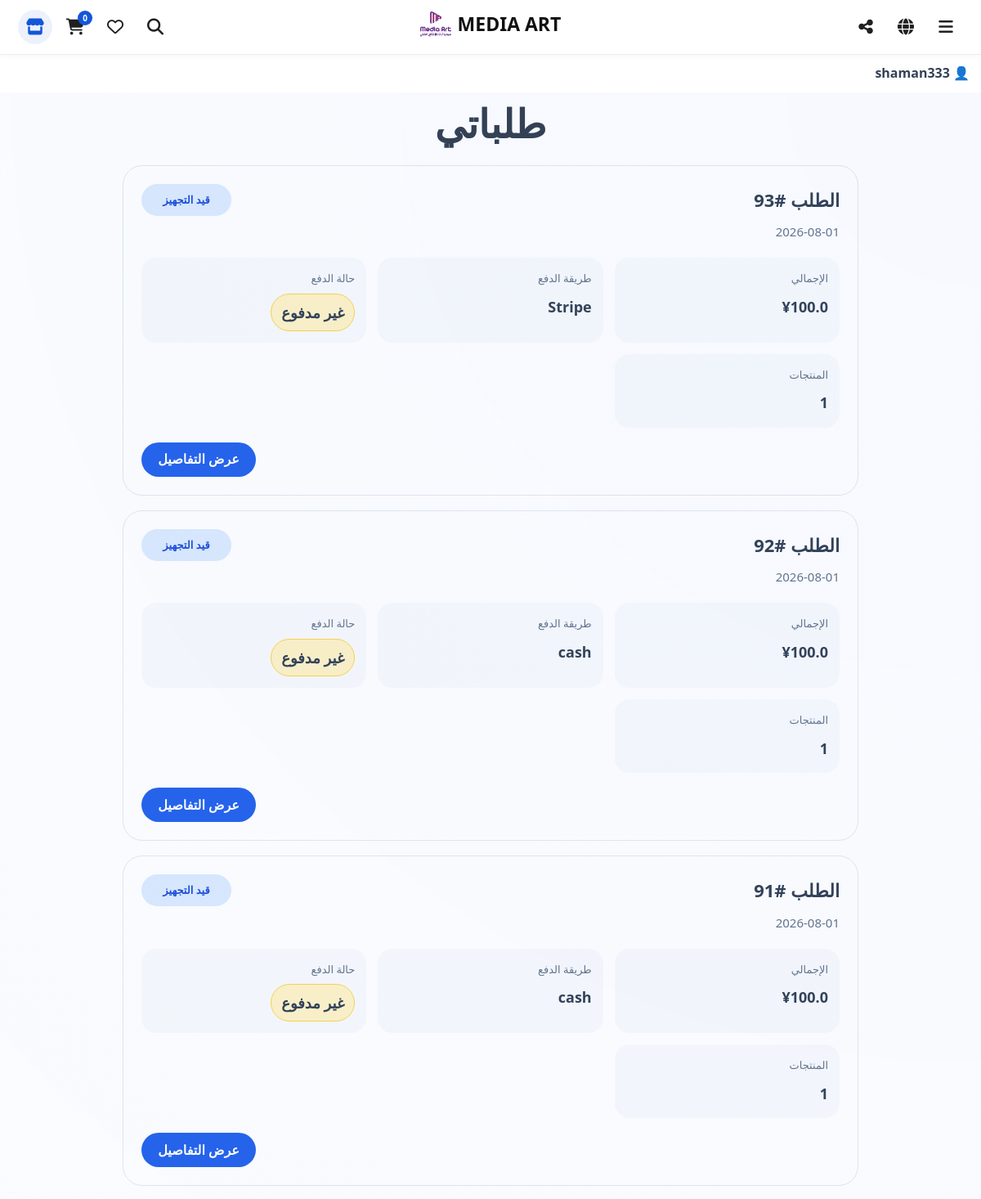
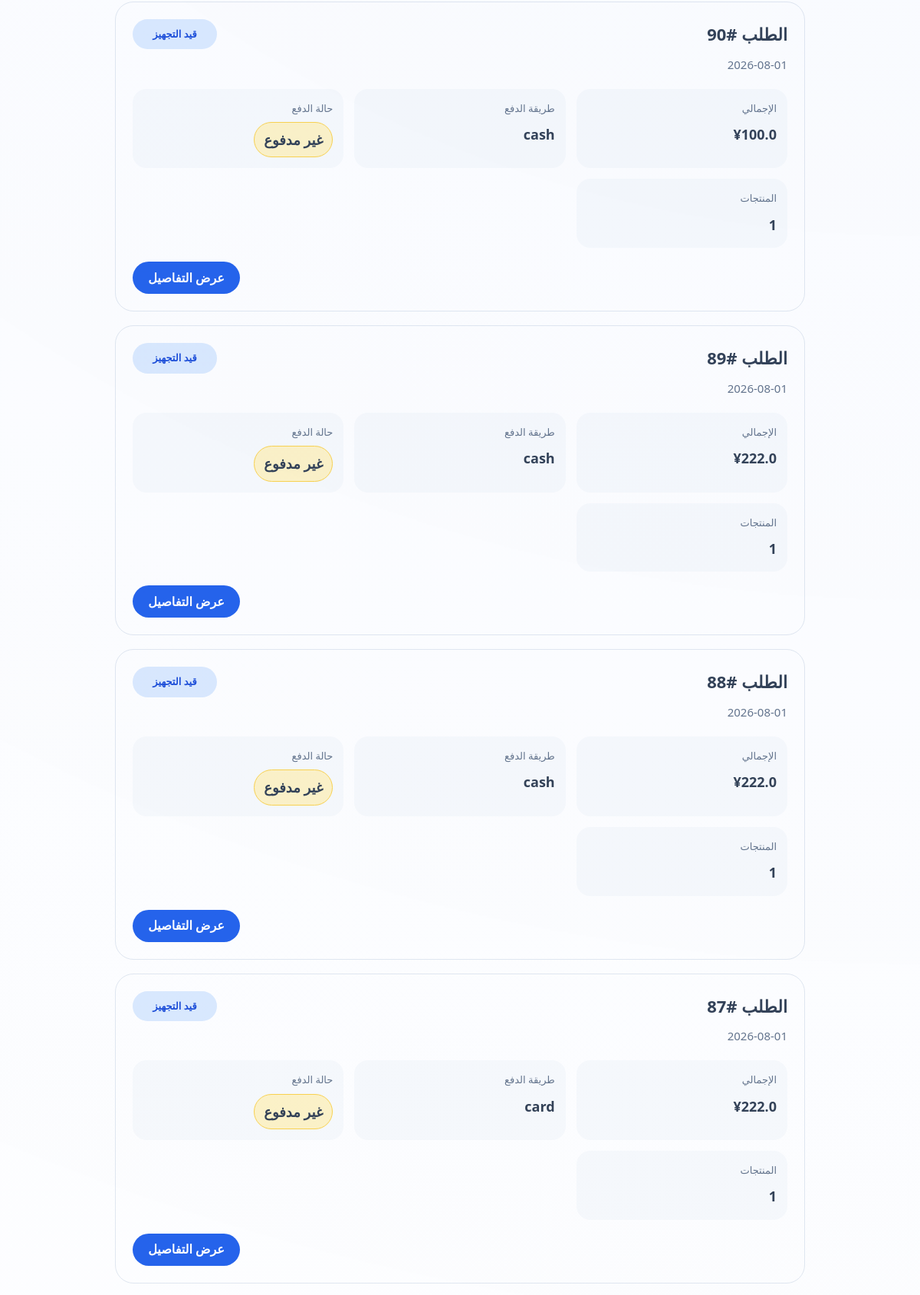
/account/orders (signed in, upper part), run on the app's committed database (2 pictures, top to bottom).
### app/models/user.py (models this page shows, shortened)
class User(UserMixin, db.Model):
    __tablename__ = "users"
    id = db.Column(db.Integer, primary_key=True)
    username = db.Column(db.String(150), unique=True, nullable=False)
    email = db.Column(db.String(200), unique=True, nullable=False)
    password_hash = db.Column(db.String(255), nullable=False)
    role = db.Column(db.String(50), nullable=False, default="customer")
    first_name = db.Column(db.String(100))
    last_name = db.Column(db.String(100))
    phone = db.Column(db.String(30))
    avatar = db.Column(db.String(255))
    email_verified = db.Column(
        db.Boolean,
        default=False,
        nullable=False
    )
    created_at = db.Column(
        db.DateTime,
        default=datetime.utcnow
    )
    updated_at = db.Column(
        db.DateTime,
        default=datetime.utcnow,
        onupdate=datetime.utcnow
    )
    addresses = db.relationship(
    "Address",
    back_populates="user",
    cascade="all, delete-orphan"
    )
    payment_methods = db.relationship(
        "PaymentMethod",
        back_populates="user",
        cascade="all, delete-orphan"
    )

### app/models/settings.py (models this page shows)
class SiteSetting(db.Model):
    id = db.Column(db.Integer, primary_key=True)
    site_name = db.Column(db.String(200))
    logo = db.Column(db.String(200))
    footer_text = db.Column(db.String(300))
    show_partners = db.Column(db.Boolean, default=True)

### app/models/order.py (models this page shows, shortened)
class Order(db.Model):
    __tablename__ = "orders"
    id = db.Column(db.Integer, primary_key=True)
    user_id = db.Column(
        db.Integer,
        db.ForeignKey("users.id"),
        nullable=True
    )
    user = db.relationship(
        "User",
        backref=db.backref("orders", lazy=True)
    )
    customer_name = db.Column(db.String(150), nullable=False)
    customer_email = db.Column(db.String(200), nullable=False)
    customer_phone = db.Column(db.String(50), nullable=True)
    customer_address = db.Column(db.Text, nullable=True)
    language = db.Column(db.String(10), default="ar")
    total_price = db.Column(db.Float, nullable=False, default=0.0)
    status = db.Column(db.String(50), nullable=False, default="pending")
    payment_method = db.Column(db.String(50), nullable=False, default="cod")
    payment_status = db.Column(db.String(50), nullable=False, default="unpaid")
    stripe_session_id = db.Column(db.String(255), nullable=True)
    created_at = db.Column(db.DateTime, default=datetime.utcnow, nullable=False)
    items = db.relationship(
        "OrderItem",
        back_populates="order",
        cascade="all, delete-orphan"
    )

### app/routes/customer_auth.py (the view)
@customer_auth_bp.route("/orders")
@login_required
def orders():
    customer_orders = Order.query.filter_by(
        user_id=current_user.id
    ).order_by(Order.id.desc()).all()
    return render_template(
        "customer/orders.html",
        orders=customer_orders
    )

### app/templates/customer/orders.html (shortened to what this page needs)
{% extends "base.html" %}
{% block content %}
<section class="shop-section">
    <div class="container">
        <h1 class="section-title">
            {% if current_lang == "en" %}
                My Orders
            {% elif current_lang == "ja" %}
                注文履歴
            {% else %}
                طلباتي
            {% endif %}
        </h1>
        {% if orders %}
            <div class="orders-list">
                {% for order in orders %}
                    <div class="order-card">
                        <div class="order-card-header">
                            <div>
                                <h3>
                                    {% if current_lang == "en" %}
                                        Order
                                    {% elif current_lang == "ja" %}
                                        注文
                                    {% else %}
                                        الطلب
                                    {% endif %}
                                    #{{ order.id }}
                                </h3>
                                <p>{{ order.created_at.strftime("%Y-%m-%d") }}</p>
                            </div>
                            <span class="order-status status-{{ order.status }}">
                                {% if order.status == "pending" %}
                                    {% if current_lang == "en" %}Pending{% elif current_lang == "ja" %}保留中{% else %}قيد المراجعة{% endif %}
                                {% elif order.status == "processing" %}
                                    {% if current_lang == "en" %}Processing{% elif current_lang == "ja" %}処理中{% else %}قيد التجهيز{% endif %}
                                {% elif order.status == "shipped" %}
                                    {% if current_lang == "en" %}Shipped{% elif current_lang == "ja" %}発送済み{% else %}تم الشحن{% endif %}
                                {% elif order.status == "delivered" %}
                                    {% if current_lang == "en" %}Delivered{% elif current_lang == "ja" %}配達済み{% else %}تم التسليم{% endif %}
                                {% elif order.status == "cancelled" %}
                                    {% if current_lang == "en" %}Cancelled{% elif current_lang == "ja" %}キャンセル済み{% else %}ملغي{% endif %}
                                {% else %}
                                    {{ order.status }}
                                {% endif %}
                            </span>
                        </div>
                        <div class="order-card-body">
                            <div>
                                <span>
                                    {% if current_lang == "en" %}
                                        Total
                                    {% elif current_lang == "ja" %}
                                        合計
                                    {% else %}
                                        الإجمالي
                                    {% endif %}
                                </span>
                                <strong>¥{{ order.total_price|round(0) }}</strong>
                            </div>
                            <div>
    <span>
        {% if current_lang == "en" %}
            Payment Method
        {% elif current_lang == "ja" %}
            支払い方法
        {% else %}
            طريقة الدفع
        {% endif %}
    </span>
    <strong>
        {% if order.payment_method == "whatsapp" %}
            {% if current_lang == "en" %}
                WhatsApp
            {% elif current_lang == "ja" %}
                WhatsApp
            {% else %}
                واتساب
            {% endif %}
        {% elif order.payment_method == "stripe" %}
            Stripe
        {% elif order.payment_method == "cod" %}
            {% if current_lang == "en" %}
                Cash on Delivery
            {% elif current_lang == "ja" %}
                代金引換
            {% else %}
                الدفع عند التسليم
            {% endif %}
        {% else %}
            {{ order.payment_method or "-" }}
        {% endif %}
    </strong>
</div>
<div>
    <span>
        {% if current_lang == "en" %}
            Payment Status
        {% elif current_lang == "ja" %}
            支払い状況
        {% else %}
            حالة الدفع
        {% endif %}
    </span>
    <strong class="payment-status-badge payment-status-{{ order.payment_status }}">
        {% if order.payment_status == "paid" %}
            {% if current_lang == "en" %}
                Paid
            {% elif current_lang == "ja" %}
                支払い済み
            {% else %}
                مدفوع
            {% endif %}
        {% else %}
            {% if current_lang == "en" %}
                Unpaid
            {% elif current_lang == "ja" %}
                未払い
            {% else %}
                غير مدفوع
            {% endif %}
        {% endif %}
    </strong>
</div>
                            <div>
                                <span>
                                    {% if current_lang == "en" %}
                                        Items
                                    {% elif current_lang == "ja" %}
                                        商品数
                                    {% else %}
                                        المنتجات
                                    {% endif %}
                                </span>
                                <strong>{{ order.items|length }}</strong>
                            </div>
                        </div>
                        <div class="order-card-actions">
                            <a href="{{ url_for('customer_auth.order_details', order_id=order.id) }}" class="btn-primary">
                                {% if current_lang == "en" %}
                                    View details
                                {% elif current_lang == "ja" %}
                                    詳細を見る
                                {% else %}
                                    عرض التفاصيل
                                {% endif %}
                            </a>
                        </div>
                    </div>
                {% endfor %}
            </div>
        {% endif %}
    </div>
</section>
{% endblock %}

### app/templates/base.html (shortened to what this page needs)
<!DOCTYPE html>
<html lang="{{ current_lang }}" dir="{% if current_lang == 'ar' %}rtl{% else %}ltr{% endif %}">
<head>
    <link rel="stylesheet" href="https://cdnjs.cloudflare.com/ajax/libs/font-awesome/6.5.0/css/all.min.css">
    <link
    rel="stylesheet"
    href="{{ url_for('static', filename='css/pages/customer.css') }}">
    <link rel="stylesheet" href="{{ url_for('static', filename='css/design-system.css') }}">
    <link rel="stylesheet"
      href="{{ url_for('static', filename='css/ui.css') }}">
      <link rel="stylesheet"
      href="{{ url_for('static', filename='css/layout.css') }}">
    <link rel="stylesheet" href="{{ url_for('static', filename='css/main.css', v='20260730-2') }}">
    <link rel="stylesheet" href="{{ url_for('static', filename='css/parts/final-shop.css') }}">
    <link rel="stylesheet" href="{{ url_for('static', filename='css/parts/final-footer.css') }}">
</head>
<body>
<div class="account-dropdown">
    <button class="account-btn">
        👤
        {% if current_user.is_authenticated %}
            {{ current_user.username }}
        {% endif %}
    </button>
</div>
{% set is_shop_page = request.blueprint == "shop" %}
<header
    id="siteHeader"
    class="site-header site-header-shop"
    data-is-shop-page="{{ 'true' if is_shop_page else 'false' }}"
    data-shop-url="{{ url_for('shop.index') }}"
>
        <div class="shop-main-header-row">
            <div class="shop-header-primary-actions">
                <a
                    href="{{ url_for('shop.index') }}"
                    class="shop-header-icon-btn shop-header-store-btn"
                    aria-label="{% if current_lang == 'en' %}Visit Store{% elif current_lang == 'ja' %}ショップを見る{% else %}زيارة المتجر{% endif %}"
                    title="{% if current_lang == 'en' %}Visit Store{% elif current_lang == 'ja' %}ショップを見る{% else %}زيارة المتجر{% endif %}"
                >
                    <i class="fa-solid fa-store"></i>
                </a>
                <a
                    href="{{ url_for('shop.cart') }}"
                    class="shop-header-icon-btn"
                    aria-label="{% if current_lang == 'en' %}Cart{% elif current_lang == 'ja' %}カート{% else %}السلة{% endif %}"
                >
                    <i class="fa-solid fa-cart-shopping"></i>
                    <span
                        class="shop-header-cart-count"
                        data-cart-count
                    >
                        {{ session.get('cart', [])|length }}
                    </span>
                </a>
                <a
                    href="{{ url_for('shop.favorites') }}"
                    class="shop-header-icon-btn"
                    aria-label="{% if current_lang == 'en' %}Favorites{% elif current_lang == 'ja' %}お気に入り{% else %}المفضلة{% endif %}"
                >
                    <i class="fa-regular fa-heart"></i>
                </a>
<div class="shop-header-search-wrapper">
    <button
        type="button"
        class="shop-header-icon-btn"
        data-shop-search-button
        aria-label="{% if current_lang == 'en' %}Search{% elif current_lang == 'ja' %}検索{% else %}البحث{% endif %}"
        aria-expanded="false"
    >
        <i class="fa-solid fa-magnifying-glass"></i>
    </button>
</div>
            </div>
<div class="shop-header-center">
    <a
        href="{{ url_for('main.home') }}"
        class="shop-header-brand"
        data-shop-header-brand
    >
        {% if setting and setting.logo %}
            <img
                src="{{ url_for('static', filename='uploads/' + setting.logo) }}"
                alt="{{ setting.site_name if setting and setting.site_name else 'MEDIA ART' }}"
            >
        {% endif %}
        <span>
            {{ setting.site_name if setting and setting.site_name else "MEDIA ART" }}
        </span>
    </a>
</div>
            <div class="shop-header-secondary-actions">
                <div class="shop-header-dropdown-wrapper">
                    <button
                        type="button"
                        class="shop-header-icon-btn"
                        data-shop-dropdown-button="share"
                        aria-label="{% if current_lang == 'en' %}Share{% elif current_lang == 'ja' %}共有{% else %}مشاركة{% endif %}"
                        aria-expanded="false"
                    >
                        <i class="fa-solid fa-share-nodes"></i>
                    </button>
                </div>
                <div class="shop-header-dropdown-wrapper">
                    <button
                        type="button"
                        class="shop-header-icon-btn"
                        data-shop-dropdown-button="language"
                        aria-label="{% if current_lang == 'en' %}Language{% elif current_lang == 'ja' %}言語{% else %}اللغة{% endif %}"
                        aria-expanded="false"
                    >
                        <i class="fa-solid fa-globe"></i>
                    </button>
                </div>
                <div class="shop-header-dropdown-wrapper">
                    <button
                        type="button"
                        class="shop-header-icon-btn"
                        data-shop-dropdown-button="menu"
                        aria-label="{% if current_lang == 'en' %}Menu{% elif current_lang == 'ja' %}メニュー{% else %}القائمة{% endif %}"
                        aria-expanded="false"
                    >
                        <i class="fa-solid fa-bars"></i>
                    </button>
                </div>
            </div>
        </div>
</header>
<main class="site-main">
    {% block content %}{% endblock %}
</main>
</body>
</html>

### data on the page
User: username "shaman333"
SiteSetting: logo (picture), site_name "MEDIA ART"
Order: id "93", created_at "2026-08-01", status "قيد التجهيز", total_price "100.0", payment_method "Stripe", payment_status "غير مدفوع", items|length "1"
Order: id "92", created_at "2026-08-01", status "قيد التجهيز", total_price "100.0", payment_method "cash", payment_status "غير مدفوع", items|length "1"
Order: id "91", created_at "2026-08-01", status "قيد التجهيز", total_price "100.0", payment_method "cash", payment_status "غير مدفوع", items|length "1"
Order: id "90", created_at "2026-08-01", status "قيد التجهيز", total_price "100.0", payment_method "cash", payment_status "غير مدفوع", items|length "1"
Order: id "89", created_at "2026-08-01", status "قيد التجهيز", total_price "222.0", payment_method "cash", payment_status "غير مدفوع", items|length "1"
Order: id "88", created_at "2026-08-01", status "قيد التجهيز", total_price "222.0", payment_method "cash", payment_status "غير مدفوع", items|length "1"
Order: id "87", created_at "2026-08-01", status "قيد التجهيز", total_price "222.0", payment_method "card", payment_status "غير مدفوع", items|length "1"

### other printed values
{{ session.get('cart', [])|length }} "0"
